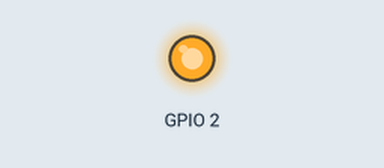
The sketch below on a simulated ESP32. Parts: output pins drawn as LEDs (lit = HIGH). What the sketch prints to the serial monitor is not drawn.

Above: at 0.1 s.
Timing chart, 0 to 1.6 s (numbered marks = the images above):
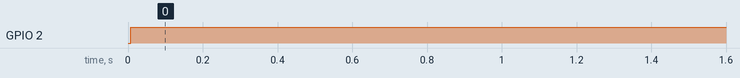

The sketch:

CheckFlashConfig.ino
```cpp
/*
 ESP8266 CheckFlashConfig by Markus Sattler

 This sketch tests if the EEPROM settings of the IDE match to the Hardware

 */

void setup(void) {
    pinMode(2, OUTPUT);     // Initialize the BUILTIN_LED pin as an output
    Serial.begin(115200);
}

void loop() {

    uint32_t realSize = ESP.getFlashChipRealSize();
    uint32_t ideSize = ESP.getFlashChipSize();
    FlashMode_t ideMode = ESP.getFlashChipMode();

  digitalWrite(2, LOW);   // Turn the LED on (Note that LOW is the voltage level
    Serial.printf("Flash real id:   %08X\n", ESP.getFlashChipId());
    Serial.printf("Flash real size: %u\n\n", realSize);

    Serial.printf("Flash ide  size: %u\n", ideSize);
    Serial.printf("Flash ide speed: %u\n", ESP.getFlashChipSpeed());
    Serial.printf("Flash ide mode:  %s\n", (ideMode == FM_QIO ? "QIO" : ideMode == FM_QOUT ? "QOUT" : ideMode == FM_DIO ? "DIO" : ideMode == FM_DOUT ? "DOUT" : "UNKNOWN"));

    if(ideSize != realSize) {
        Serial.println("Flash Chip configuration wrong!\n");
    } else {
        Serial.println("Flash Chip configuration ok.\n");
    }
 digitalWrite(2, HIGH);  // Turn the LED off by making the voltage HIGH

    delay(1000);
}
```

Measured:
- by itself, GPIO 2: LOW → HIGH at 0.01 s
